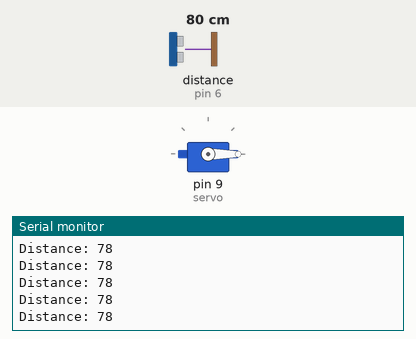
This sketch was run on a simulated Arduino Uno, built with avr-gcc and run on an emulated ATmega328P. On the bench: servo, the last lines printed to the serial monitor. Wiring (inferred from the names in the program): ultrasonic range finder: trigger pin 5; echo pin 6. The inputs (shaded band) are chosen by the test bench; at power-on: distance to the obstacle (sensor on pin 6) 80 cm. The echo pulse lasts 58.3 µs per cm.

Above: at 1.2 s.
1.3 s: distance to the obstacle (sensor on pin 6) set to 120 cm
At 1.9 s:
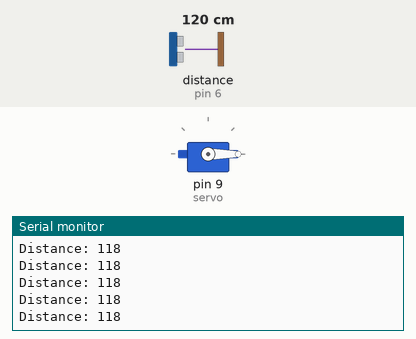
4.3 s: distance to the obstacle (sensor on pin 6) set to 35 cm
At 5.2 s:
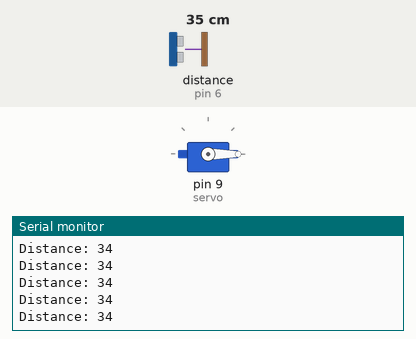
Timing chart, 0 to 7.3 s (numbered marks = the images above; inputs shaded):
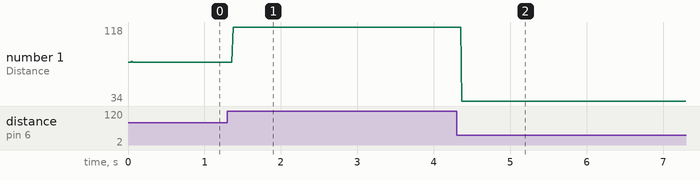

Measured:
- after the input at 1.3 s, the serial monitor: prints a new line after 0.07 s (image 1)
- after the input at 4.3 s, the serial monitor: prints a new line after 0.07 s (image 2)
- plotted number 1: 78 → 118 after the input at 1.3 s, 118 → 34 after the input at 4.3 s

The sketch:

pwc_final.ino
```cpp
const int trigPin = 5;
const int echoPin = 6;

// defines variables
long duration;
int distance;
#include <Servo.h>

Servo servo;

void setup() {
  servo.attach(9); //D1
    servo.write(0);
pinMode(trigPin, OUTPUT); // Sets the trigPin as an Output
pinMode(echoPin, INPUT); // Sets the echoPin as an Input
Serial.begin(9600); // Starts the serial communication
}

void loop() {

// Clears the trigPin
digitalWrite(trigPin, LOW);
delayMicroseconds(2);

// Sets the trigPin on HIGH state for 10 micro seconds
digitalWrite(trigPin, HIGH);
delayMicroseconds(10);
digitalWrite(trigPin, LOW);

// Reads the echoPin, returns the sound wave travel time in microseconds
duration = pulseIn(echoPin, HIGH);

// Calculating the distance
distance= duration*0.034/2;

// Prints the distance on the Serial Monitor
Serial.print("Distance: ");
Serial.println(distance);
if(distance<30)
{
    servo.write(0);
    delay(3000);
    servo.write(180);
    delay(1000);


//    delay(1000);


}

}
```
